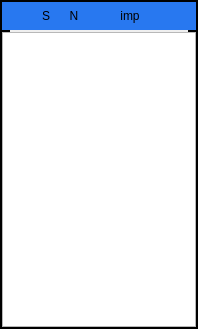
<?xml version="1.0" encoding="UTF-8"?>
<ui version="4.0">
 <class>FGEOutlinerForm</class>
 <widget class="QWidget" name="FGEOutlinerForm">
  <property name="geometry">
   <rect>
    <x>0</x>
    <y>0</y>
    <width>198</width>
    <height>329</height>
   </rect>
  </property>
  <property name="windowTitle">
   <string>Form</string>
  </property>
  <property name="styleSheet">
   <string notr="true">.QWidget#widget_cont{
	border : 10px solid;
	border-color : black;
	border-radius : 3px;
}

</string>
  </property>
  <layout class="QGridLayout" name="gridLayout">
   <property name="leftMargin">
    <number>0</number>
   </property>
   <property name="topMargin">
    <number>0</number>
   </property>
   <property name="rightMargin">
    <number>0</number>
   </property>
   <property name="bottomMargin">
    <number>0</number>
   </property>
   <property name="spacing">
    <number>0</number>
   </property>
   <item row="0" column="0">
    <widget class="QWidget" name="widget_cont" native="true">
     <layout class="QGridLayout" name="gridLayout_2">
      <property name="leftMargin">
       <number>2</number>
      </property>
      <property name="topMargin">
       <number>2</number>
      </property>
      <property name="rightMargin">
       <number>2</number>
      </property>
      <property name="bottomMargin">
       <number>2</number>
      </property>
      <property name="spacing">
       <number>2</number>
      </property>
      <item row="0" column="0">
       <widget class="QWidget" name="widget" native="true">
        <property name="minimumSize">
         <size>
          <width>0</width>
          <height>28</height>
         </size>
        </property>
        <property name="maximumSize">
         <size>
          <width>16777215</width>
          <height>28</height>
         </size>
        </property>
        <property name="styleSheet">
         <string notr="true">.QWidget#widget{
	padding : 4px;
	background-color: rgb(0, 0, 0);
}
.QPushButton{
	border : 0px solid;
	background-color: rgb(40, 120, 240);
}
.QPushButton::hover{
	background-color: rgb(133, 28, 147);
}</string>
        </property>
        <widget class="QPushButton" name="buttonaddnewscene">
         <property name="geometry">
          <rect>
           <x>30</x>
           <y>0</y>
           <width>28</width>
           <height>28</height>
          </rect>
         </property>
         <property name="styleSheet">
          <string notr="true"/>
         </property>
         <property name="text">
          <string>S</string>
         </property>
        </widget>
        <widget class="QPushButton" name="buttonaddnewnode">
         <property name="geometry">
          <rect>
           <x>58</x>
           <y>0</y>
           <width>28</width>
           <height>28</height>
          </rect>
         </property>
         <property name="text">
          <string>N</string>
         </property>
        </widget>
        <widget class="QPushButton" name="buttonaddnewobject">
         <property name="geometry">
          <rect>
           <x>86</x>
           <y>0</y>
           <width>28</width>
           <height>28</height>
          </rect>
         </property>
         <property name="text">
          <string/>
         </property>
         <property name="icon">
          <iconset resource="../icons.qrc">
           <normaloff>:/Icons/shapes.png</normaloff>:/Icons/shapes.png</iconset>
         </property>
         <property name="iconSize">
          <size>
           <width>20</width>
           <height>20</height>
          </size>
         </property>
        </widget>
        <widget class="QPushButton" name="import_obj_pushButton">
         <property name="geometry">
          <rect>
           <x>114</x>
           <y>0</y>
           <width>28</width>
           <height>28</height>
          </rect>
         </property>
         <property name="text">
          <string>imp</string>
         </property>
        </widget>
        <widget class="QPushButton" name="pushButton_light">
         <property name="geometry">
          <rect>
           <x>142</x>
           <y>0</y>
           <width>28</width>
           <height>28</height>
          </rect>
         </property>
         <property name="text">
          <string/>
         </property>
         <property name="icon">
          <iconset resource="../icons.qrc">
           <normaloff>:/Icons/sun.png</normaloff>:/Icons/sun.png</iconset>
         </property>
         <property name="iconSize">
          <size>
           <width>24</width>
           <height>24</height>
          </size>
         </property>
        </widget>
        <widget class="QPushButton" name="pushButton_light_2">
         <property name="geometry">
          <rect>
           <x>170</x>
           <y>0</y>
           <width>28</width>
           <height>28</height>
          </rect>
         </property>
         <property name="text">
          <string/>
         </property>
         <property name="icon">
          <iconset resource="../icons.qrc">
           <normaloff>:/Icons/camera.png</normaloff>:/Icons/camera.png</iconset>
         </property>
         <property name="iconSize">
          <size>
           <width>20</width>
           <height>24</height>
          </size>
         </property>
        </widget>
        <widget class="QPushButton" name="pushButton_widget_class">
         <property name="geometry">
          <rect>
           <x>0</x>
           <y>0</y>
           <width>30</width>
           <height>28</height>
          </rect>
         </property>
         <property name="minimumSize">
          <size>
           <width>30</width>
           <height>28</height>
          </size>
         </property>
         <property name="maximumSize">
          <size>
           <width>30</width>
           <height>28</height>
          </size>
         </property>
         <property name="styleSheet">
          <string notr="true">.QPushButton{
	border : 0px solid;
    border-image: url(&quot;:/Icons/select.png&quot;);
    background-repeat: no-repeat;
	background-color: rgb(40, 120, 240);
}
.QPushButton::hover{
	background-color: rgb(133, 28, 147);
}</string>
         </property>
         <property name="text">
          <string/>
         </property>
        </widget>
       </widget>
      </item>
      <item row="1" column="0">
       <widget class="QTreeView" name="treeobject">
        <property name="minimumSize">
         <size>
          <width>0</width>
          <height>0</height>
         </size>
        </property>
        <property name="maximumSize">
         <size>
          <width>16777215</width>
          <height>16777215</height>
         </size>
        </property>
        <property name="baseSize">
         <size>
          <width>0</width>
          <height>0</height>
         </size>
        </property>
        <property name="autoFillBackground">
         <bool>true</bool>
        </property>
        <property name="styleSheet">
         <string notr="true">QMenu {
	  color: rgb(0, 0, 0);
      border-radius: 3px;
      background-color: white;
      margin: 2px; /* some spacing around the menu */
  }

  QMenu::item {
	height : 30px;
      padding: 2px 25px 2px 20px;
      border: 1px solid transparent; /* reserve space for selection border */
  }

  QMenu::item:selected {
		border-radius: 3px;
		background-color: rgb(235, 235, 235);
  }</string>
        </property>
        <property name="sizeAdjustPolicy">
         <enum>QAbstractScrollArea::AdjustToContents</enum>
        </property>
        <property name="editTriggers">
         <set>QAbstractItemView::EditKeyPressed</set>
        </property>
        <property name="wordWrap">
         <bool>false</bool>
        </property>
        <property name="headerHidden">
         <bool>false</bool>
        </property>
        <attribute name="headerMinimumSectionSize">
         <number>100</number>
        </attribute>
       </widget>
      </item>
     </layout>
    </widget>
   </item>
  </layout>
 </widget>
 <resources>
  <include location="../icons.qrc"/>
 </resources>
 <connections/>
</ui>
